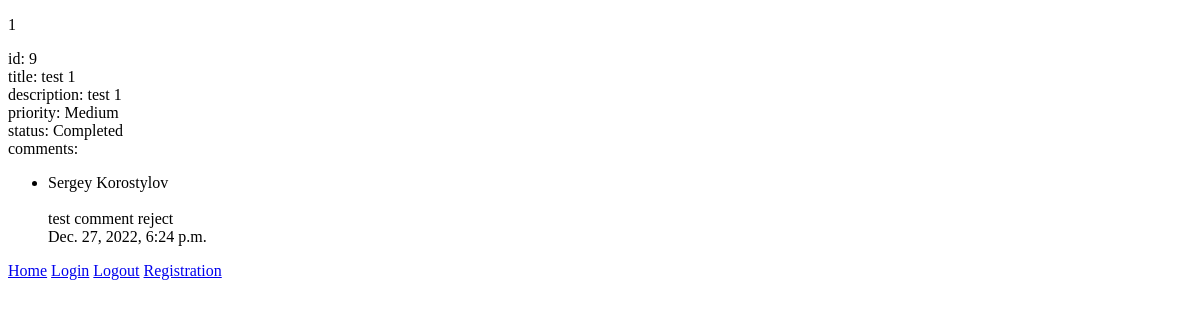
/ticket/9/ (signed in), run on an earlier commit of the app's database.
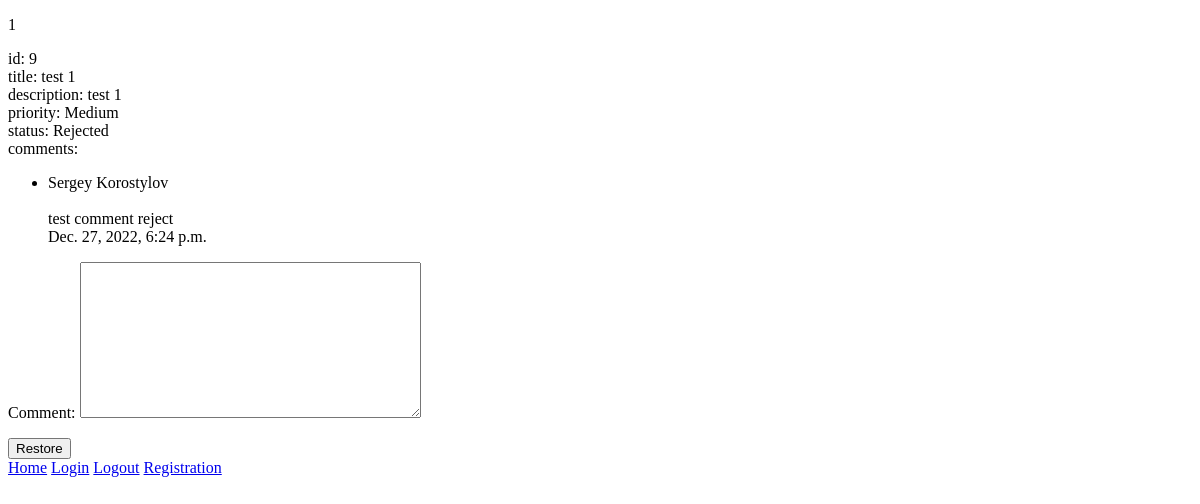
And on a later commit of the database.
### helpdesk/models.py (models this page shows, shortened)
class Ticket(models.Model):
    HIGH_PRIORITY = 1
    MEDIUM_PRIORITY = 2
    LOW_PRIORITY = 3
    PRIORITY_CHOICES = [
        (HIGH_PRIORITY, 'High'),
        (MEDIUM_PRIORITY, 'Medium'),
        (LOW_PRIORITY, 'Low'),
    ]
    ACTIVE_STATUS = 1
    PROCESSED_STATUS = 2
    REJECTED_STATUS = 3
    RESTORED_STATUS = 4
    COMPLETED_STATUS = 5
    STATUS_CHOICES = [
        (ACTIVE_STATUS, 'Active'),
        (PROCESSED_STATUS, 'Processed'),
        (REJECTED_STATUS, 'Rejected'),
        (RESTORED_STATUS, 'Restored'),
        (COMPLETED_STATUS, 'Completed'),
    ]
    user = models.ForeignKey(CustomUser, related_name='tickets', on_delete=models.CASCADE)
    title = models.CharField(max_length=100)
    description = models.TextField()
    priority = models.PositiveSmallIntegerField(choices=PRIORITY_CHOICES, default=MEDIUM_PRIORITY)
    status = models.PositiveSmallIntegerField(choices=STATUS_CHOICES, default=ACTIVE_STATUS)
    created = models.DateTimeField(auto_now_add=True)
    class Meta:
        ordering = ['created']
        verbose_name = 'ticket'
        verbose_name_plural = 'tickets'

### helpdesk/views.py (the view, shortened to what this page needs)
# urls.py: path('ticket/<int:pk>/', TicketDetailView.as_view(), name='detail_ticket'),
class TicketDetailView(LoginRequiredMixin, DetailView):
    model = Ticket
    template_name = 'helpdesk/ticket_detail.html'
    comment_form = CommentCreateForm
    accept_form = ChangeTicketStatusForm(initial={'status': Ticket.PROCESSED_STATUS})
    reject_form = ChangeTicketStatusForm(initial={'status': Ticket.REJECTED_STATUS})
    complete_form = ChangeTicketStatusForm(initial={'status': Ticket.COMPLETED_STATUS})
    restore_form = ChangeTicketStatusForm(initial={'status': Ticket.RESTORED_STATUS})
    def get_context_data(self, **kwargs):
        context = super().get_context_data(**kwargs)
        ticket_status = self.object.status
        user_is_admin = self.request.user.is_staff
        if ticket_status == Ticket.ACTIVE_STATUS:
            context['comment_form'] = self.comment_form
        if ticket_status == Ticket.PROCESSED_STATUS and user_is_admin:
            self.complete_form.fields['comment'].widget = forms.HiddenInput()
            context['complete_form'] = self.complete_form
        if ticket_status == Ticket.REJECTED_STATUS and not user_is_admin:
            context['restore_form'] = self.restore_form
        return context

### helpdesk/forms.py (shortened to what this page needs)
class ChangeTicketStatusForm(forms.ModelForm):
    comment = forms.CharField(required=False, widget=forms.Textarea)
    class Meta:
        model = Ticket
        fields = ['status']
        widgets = {
            'status': HiddenInput(),
        }

### helpdesk/models.py (called while the page is built)
    def __str__(self):
        return self.body

### helpdesk/templates/helpdesk/ticket_detail.html (shortened to what this page needs)
{% extends 'helpdesk/base.html' %}
{% block content %}
    id: {{ ticket.id }}
    <br>
    title: {{ ticket.title }}
    <br>
    description: {{ ticket.description }}
    <br>
    priority: {{ ticket.get_priority_display }}
    <br>
    status: {{ ticket.get_status_display }}
    <br>
    comments:
    {% for comment in ticket.comments.all%}
        <ul>
            <li>{{ comment.author.get_full_name }}</li>
        <br>
        {{ comment }}
        <br>
        {{ comment.created }}
        </ul>
    {% endfor %}
    {% if restore_form %}
    <form action="{% url 'change_status' ticket.id %}" method="post">
        {{ restore_form.as_p }}
        <button type="submit" ><span>Restore</span></button>
    </form>
    {% endif %}
{% endblock %}

What changed in the data, as far as the page shows it:
changed Ticket "test 1": status "Completed" → "Rejected"
Also different on the page:
text now shown: "Comment: Restore"
